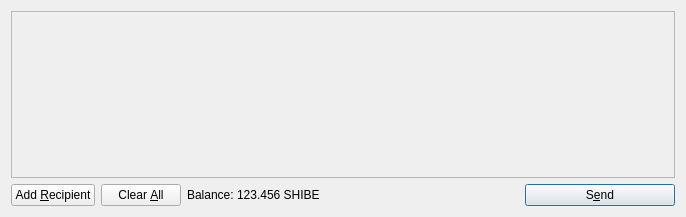
<?xml version="1.0" encoding="UTF-8"?>
<ui version="4.0">
 <class>SendCoinsDialog</class>
 <widget class="QDialog" name="SendCoinsDialog">
  <property name="geometry">
   <rect>
    <x>0</x>
    <y>0</y>
    <width>686</width>
    <height>217</height>
   </rect>
  </property>
  <property name="windowTitle">
   <string>Send Coins</string>
  </property>
  <layout class="QVBoxLayout" name="verticalLayout">
   <item>
    <widget class="QScrollArea" name="scrollArea">
     <property name="widgetResizable">
      <bool>true</bool>
     </property>
     <widget class="QWidget" name="scrollAreaWidgetContents">
      <property name="geometry">
       <rect>
        <x>0</x>
        <y>0</y>
        <width>666</width>
        <height>165</height>
       </rect>
      </property>
      <layout class="QVBoxLayout" name="verticalLayout_2">
       <property name="margin">
        <number>0</number>
       </property>
       <item>
        <layout class="QVBoxLayout" name="entries">
         <property name="spacing">
          <number>6</number>
         </property>
        </layout>
       </item>
       <item>
        <spacer name="verticalSpacer">
         <property name="orientation">
          <enum>Qt::Vertical</enum>
         </property>
         <property name="sizeHint" stdset="0">
          <size>
           <width>20</width>
           <height>40</height>
          </size>
         </property>
        </spacer>
       </item>
      </layout>
     </widget>
    </widget>
   </item>
   <item>
    <layout class="QHBoxLayout" name="horizontalLayout">
     <item>
      <widget class="QPushButton" name="addButton">
       <property name="toolTip">
        <string>Send to multiple recipients at once</string>
       </property>
       <property name="text">
        <string>Add &amp;Recipient</string>
       </property>
       <property name="icon">
        <iconset resource="../bitcoin.qrc">
         <normaloff>:/icons/add</normaloff>:/icons/add</iconset>
       </property>
       <property name="autoDefault">
        <bool>false</bool>
       </property>
      </widget>
     </item>
     <item>
      <widget class="QPushButton" name="clearButton">
       <property name="sizePolicy">
        <sizepolicy hsizetype="Minimum" vsizetype="Fixed">
         <horstretch>0</horstretch>
         <verstretch>0</verstretch>
        </sizepolicy>
       </property>
       <property name="toolTip">
        <string>Remove all transaction fields</string>
       </property>
       <property name="text">
        <string>Clear &amp;All</string>
       </property>
       <property name="icon">
        <iconset resource="../bitcoin.qrc">
         <normaloff>:/icons/remove</normaloff>:/icons/remove</iconset>
       </property>
       <property name="autoRepeatDelay">
        <number>300</number>
       </property>
       <property name="autoDefault">
        <bool>false</bool>
       </property>
      </widget>
     </item>
     <item>
      <layout class="QHBoxLayout" name="horizontalLayout_2">
       <property name="spacing">
        <number>3</number>
       </property>
       <item>
        <widget class="QLabel" name="label">
         <property name="text">
          <string>Balance:</string>
         </property>
        </widget>
       </item>
       <item>
        <widget class="QLabel" name="labelBalance">
         <property name="cursor">
          <cursorShape>IBeamCursor</cursorShape>
         </property>
         <property name="text">
          <string>123.456 SHIBE</string>
         </property>
         <property name="textInteractionFlags">
          <set>Qt::LinksAccessibleByMouse|Qt::TextSelectableByKeyboard|Qt::TextSelectableByMouse</set>
         </property>
        </widget>
       </item>
      </layout>
     </item>
     <item>
      <spacer name="horizontalSpacer">
       <property name="orientation">
        <enum>Qt::Horizontal</enum>
       </property>
       <property name="sizeHint" stdset="0">
        <size>
         <width>40</width>
         <height>20</height>
        </size>
       </property>
      </spacer>
     </item>
     <item>
      <widget class="QPushButton" name="sendButton">
       <property name="minimumSize">
        <size>
         <width>150</width>
         <height>0</height>
        </size>
       </property>
       <property name="toolTip">
        <string>Confirm the send action</string>
       </property>
       <property name="text">
        <string>S&amp;end</string>
       </property>
       <property name="icon">
        <iconset resource="../bitcoin.qrc">
         <normaloff>:/icons/send</normaloff>:/icons/send</iconset>
       </property>
       <property name="default">
        <bool>true</bool>
       </property>
      </widget>
     </item>
    </layout>
   </item>
  </layout>
 </widget>
 <resources>
  <include location="../bitcoin.qrc"/>
 </resources>
 <connections/>
</ui>
